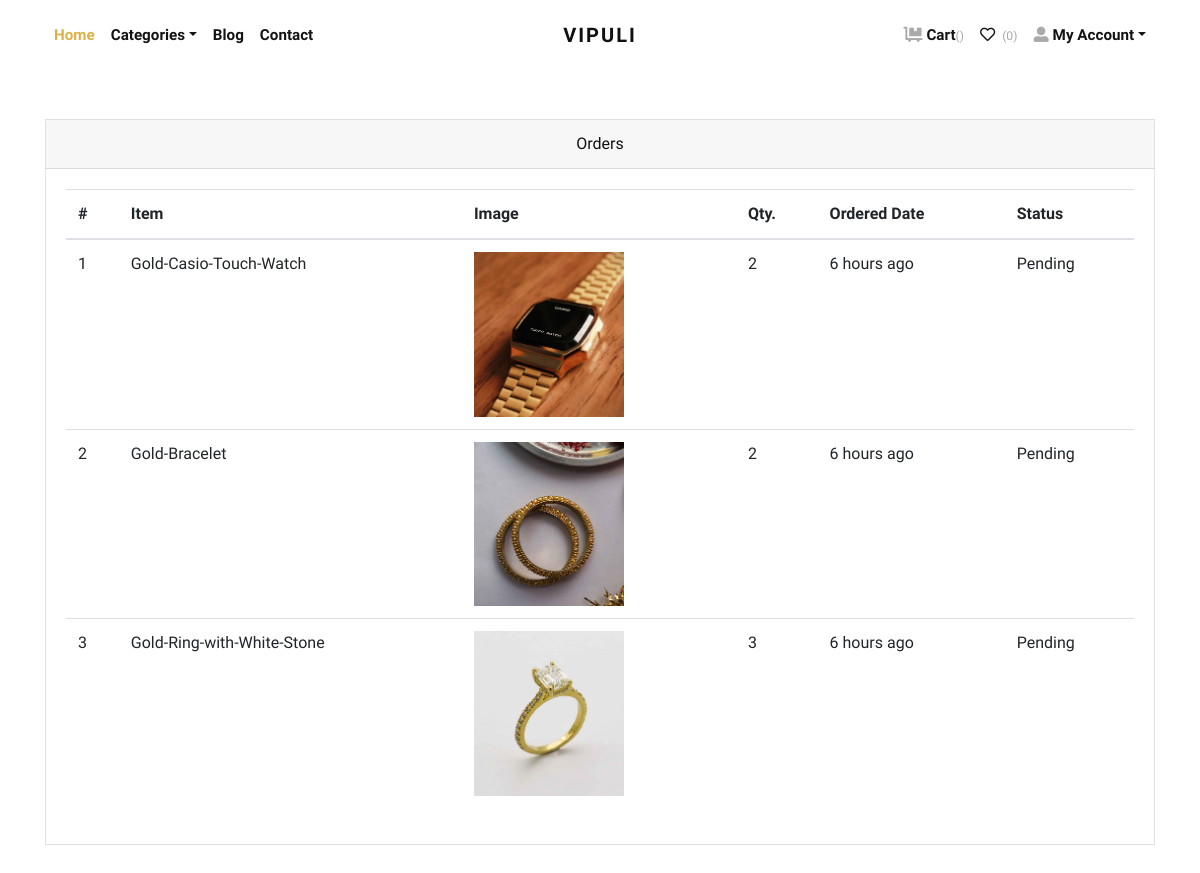
Screenshot of /orders/ (signed in) with the database file from the repository.
### store/models.py (models this page shows, shortened)
class Order(models.Model):
    user = models.ForeignKey(User, verbose_name="User", on_delete=models.CASCADE)
    address = models.ForeignKey(Address, verbose_name="Shipping Address", on_delete=models.CASCADE)
    product = models.ForeignKey(Product, verbose_name="Product", on_delete=models.CASCADE)
    quantity = models.PositiveIntegerField(verbose_name="Quantity")
    ordered_date = models.DateTimeField(auto_now_add=True, verbose_name="Ordered Date")
    status = models.CharField(
        choices=STATUS_CHOICES,
        max_length=50,
        default="Pending"
        )

class Product(models.Model):
    title = models.CharField(max_length=150, verbose_name="Product Title")
    slug = models.SlugField(max_length=160, verbose_name="Product Slug")
    sku = models.CharField(max_length=255, unique=True, verbose_name="Unique Product ID (SKU)")
    short_description = models.TextField(verbose_name="Short Description")
    detail_description = models.TextField(blank=True, null=True, verbose_name="Detail Description")
    product_image = models.ImageField(upload_to='product', blank=True, null=True, verbose_name="Product Image")
    price = models.DecimalField(max_digits=8, decimal_places=2)
    category = models.ForeignKey(Category, verbose_name="Product Categoy", on_delete=models.CASCADE)
    is_active = models.BooleanField(verbose_name="Is Active?")
    is_featured = models.BooleanField(verbose_name="Is Featured?")
    created_at = models.DateTimeField(auto_now_add=True, verbose_name="Created Date")
    updated_at = models.DateTimeField(auto_now=True, verbose_name="Updated Date")
    class Meta:
        verbose_name_plural = 'Products'
        ordering = ('-created_at', )

### store/views.py (the view)
# urls.py: path('orders/', views.orders, name="orders"),
@login_required
def orders(request):
    all_orders = Order.objects.filter(user=request.user).order_by('-ordered_date')
    return render(request, 'store/orders.html', {'orders': all_orders})

### templates/store/orders.html (shortened to what this page needs)
{% extends 'base.html' %}
{% load static %}
{% load humanize %}
    {% block content %}
      <div class="container py-5">
        <div class="row">
          <div class="col-lg-12">
            <div class="card mb-4" id="tables">
              <div class="card-header text-center">Orders</div>
              <div class="card-body">
                <table class="table table-hover">
                  <thead>
                    <tr>
                      <th>#</th>
                      <th>Item</th>
                      <th>Image</th>
                      <th>Qty.</th>
                      <th>Ordered Date</th>
                      <th>Status</th>
                    </tr>
                  </thead>
                  <tbody>
                    {% if orders %}
                    {% for order in orders %}
                    <tr>
                      <td>{{forloop.counter}}</td>
                      <td>{{order.product.title}}</td>
                      <td>
                        {% if order.product.product_image %}
                          <img src="{{order.product.product_image.url}}" alt="{{order.product.product_ttile}}" style="width:150px;">
                        {% endif %}
                      </td>
                      <td>{{order.quantity}}</td>
                      <td>{{order.ordered_date|naturaltime}}</td>
                      <td>
                        {{order.status}}
                      </td>
                    </tr>
                    {% endfor %}
                    {% endif %}
                  </tbody>
                </table>
              </div>
            </div>
          </div>
        </div>
      </div>
{% endblock content %}

### jewelryshop/static/css/style.default.css (style rules this page uses)
body { font-family: "Libre Franklin", sans-serif; font-size: 1rem; font-weight: 400; line-height: 1.5; color: #111111; background-color: #fff; }
.card { background-color: #fff; border: 1px solid rgba(17, 17, 17, 0.125); border-radius: 0; }
.card-body { padding: 1.25rem; }
.card-header { padding: 0.75rem 1.25rem; background-color: rgba(17, 17, 17, 0.03); border-bottom: 1px solid rgba(17, 17, 17, 0.125); }
.card-header:first-child { border-radius: calc(0 - 1px) calc(0 - 1px) 0 0; }

### rows the page displays
Order: product "Gold-Casio-Touch-Watch", product.product_image (picture), quantity "2", ordered_date "6 hours ago", status "Pending"
Order: product "Gold-Bracelet", product.product_image (picture), quantity "2", ordered_date "6 hours ago", status "Pending"
Order: product "Gold-Ring-with-White-Stone", product.product_image (picture), quantity "3", ordered_date "6 hours ago", status "Pending"
